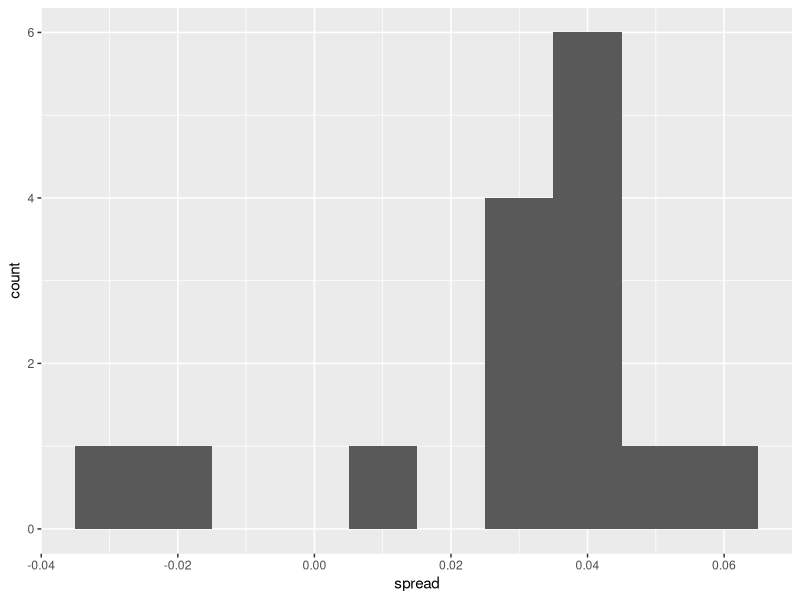

Reproduce this figure in R.
rm(list=ls())
library(dslabs)
library(tidyverse)
names(polls_us_election_2016)

polls<- polls_us_election_2016 %>%
  filter(state=="U.S." & 
           enddate>= "2016-10-31" & #remember dates must be between ""
           (grade %in% c("A+","A","A-","B+") | is.na(grade))) #we use | like an "and" we we use %in%

polls<- polls %>%
  mutate(spread=rawpoll_clinton/100-rawpoll_trump/100) #this is the spread of each polls

#For each pollster, let's collect their last-reported result before the election.

one_poll_per_pollster<- polls %>% group_by(pollster) %>%
  filter(enddate==max(enddate)) %>%
  ungroup() #undones what we do with group_by()

one_poll_per_pollster

#We can make a histogram
one_poll_per_pollster %>%
  ggplot(aes(x=spread)) +
  geom_histogram(binwidth = 0.01)

#We create a different model
one_poll_per_pollster

#----------------------------1-----------------------------
#We take the sd of the sample spread
sd(one_poll_per_pollster$spread)

#----------------------------2-----------------------------
#We use the central limit theorem to create a confidence interval

results <- one_poll_per_pollster %>%
  summarize(avg = mean(spread),
            se = sd(spread) / sqrt(length(spread))) %>% #the se of the spread
  mutate(start = avg - 1.96 * se,
         end = avg + 1.96 * se)

round(results * 100, 1)
